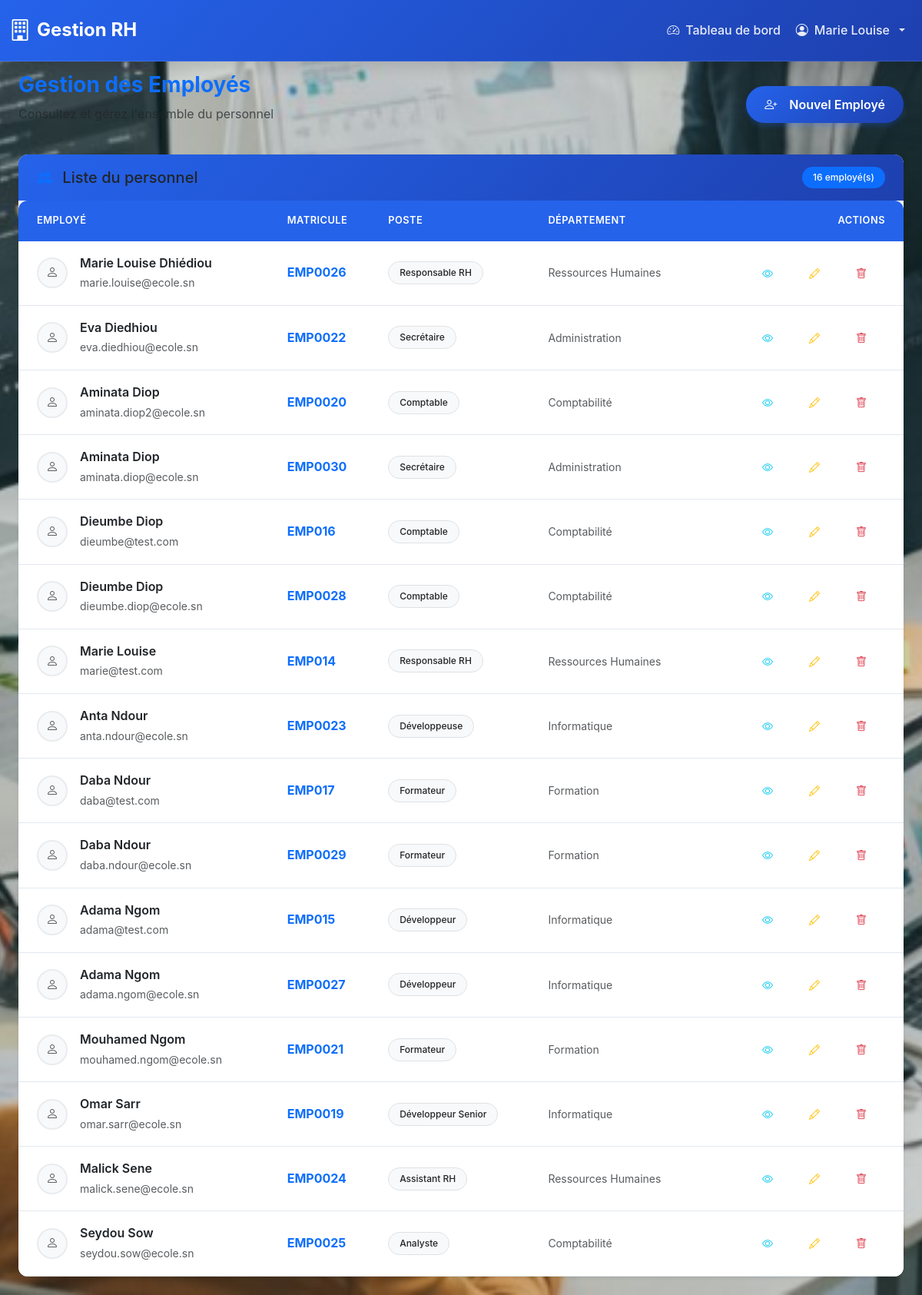
The app's page /employes/ (signed in) with its own data.
### rh_app/models.py (models this page shows, shortened)
class Employe(models.Model):
    ROLE_CHOICES = [
        ('RH', 'Responsable RH'),
        ('EMPLOYE', 'Employé'),
    ]
    STATUT_CHOICES = [
        ('ACTIF', 'Actif'),
        ('INACTIF', 'Inactif'),
        ('CONGE', 'En congé'),
    ]
    user = models.OneToOneField(User, on_delete=models.CASCADE, related_name='employe')
    matricule = models.CharField(max_length=20, unique=True, verbose_name='Matricule')
    role = models.CharField(max_length=10, choices=ROLE_CHOICES, default='EMPLOYE', verbose_name='Rôle')
    nom = models.CharField(max_length=100, verbose_name='Nom')
    prenom = models.CharField(max_length=100, verbose_name='Prénom')
    email = models.EmailField(unique=True, verbose_name='Email')
    telephone = models.CharField(max_length=20, verbose_name='Téléphone')
    adresse = models.TextField(verbose_name='Adresse')
    date_naissance = models.DateField(verbose_name='Date de naissance')
    date_embauche = models.DateField(verbose_name="Date d'embauche")
    poste = models.CharField(max_length=100, verbose_name='Poste')
    departement = models.ForeignKey(Departement, on_delete=models.SET_NULL, null=True, blank=True,
                                   related_name='employes', verbose_name='Département')
    statut = models.CharField(max_length=10, choices=STATUT_CHOICES, default='ACTIF', verbose_name='Statut')
    photo = models.ImageField(upload_to='employes/', blank=True, null=True, verbose_name='Photo')
    class Meta:
        verbose_name = 'Employé'
        verbose_name_plural = 'Employés'
        ordering = ['nom', 'prenom']
    def get_full_name(self):
        return f"{self.prenom} {self.nom}"

class Departement(models.Model):
    nom = models.CharField(max_length=100, unique=True, verbose_name='Nom du département')
    description = models.TextField(blank=True, verbose_name='Description')
    responsable = models.ForeignKey('Employe', on_delete=models.SET_NULL, null=True, blank=True,
                                   related_name='departements_diriges', verbose_name='Responsable')
    budget_annuel = models.DecimalField(max_digits=12, decimal_places=2, null=True, blank=True,
                                       verbose_name='Budget annuel')
    date_creation = models.DateTimeField(auto_now_add=True, verbose_name='Date de création')
    actif = models.BooleanField(default=True, verbose_name='Actif')
    class Meta:
        verbose_name = 'Département'
        verbose_name_plural = 'Départements'
        ordering = ['nom']
        constraints = [
            models.UniqueConstraint(Lower('nom'), name='unique_departement_nom_ci')
        ]
    def __str__(self):
        return self.nom

### rh_app/views.py (the view)
# urls.py: path('employes/', views.liste_employes, name='liste_employes'),
@login_required
def liste_employes(request):
    employe = request.user.employe
    if employe.role != 'RH':
        messages.error(request, 'Accès non autorisé.')
        return redirect('dashboard')
    employes = Employe.objects.all().order_by('nom', 'prenom')
    context = {'employes': employes}
    return render(request, 'rh_app/employes/liste.html', context)

### rh_app/templates/rh_app/employes/liste.html (shortened to what this page needs)
{% extends 'base.html' %}
{% load static %}
{% block content %}
<div class="container-fluid py-4">
    <div class="d-flex justify-content-between align-items-center mb-4">
        <div>
            <h1 class="h3 fw-bold text-primary">Gestion des Employés</h1>
            <p class="text-muted">Consultez et gérez l'ensemble du personnel</p>
        </div>
        <a href="{% url 'ajouter_employe' %}" class="btn btn-primary rounded-pill px-4">
            <i class="bi bi-person-plus me-2"></i>Nouvel Employé
        </a>
    </div>
    <div class="card shadow-sm border-0">
        <div class="card-header bg-white py-3 border-0">
            <div class="row align-items-center">
                <div class="col">
                    <h5 class="card-title mb-0 text-dark">
                        <i class="bi bi-people-fill text-primary me-2"></i>
                        Liste du personnel
                    </h5>
                </div>
                <div class="col-auto">
                    <span class="badge bg-primary rounded-pill">{{ employes|length }} employé(s)</span>
                </div>
            </div>
        </div>
        <div class="card-body p-0">
            {% if employes %}
            <div class="table-responsive">
                <table class="table table-hover align-middle mb-0">
                    <thead class="table-light">
                        <tr>
                            <th class="ps-4">Employé</th>
                            <th>Matricule</th>
                            <th>Poste</th>
                            <th>Département</th>
                            <th class="text-end pe-4">Actions</th>
                        </tr>
                    </thead>
                    <tbody>
                    {% for emp in employes %}
                    <tr class="hover-shadow">
                        <td class="ps-4">
                            <div class="d-flex align-items-center">
                                <div class="avatar-container me-3">
                                    {% if emp.photo %}
                                    <img src="{{ emp.photo.url }}" alt="{{ emp.get_full_name }}"
                                         class="avatar-img rounded-circle" width="40" height="40">
                                    {% else %}
                                    <div class="avatar-placeholder bg-light rounded-circle d-flex align-items-center justify-content-center"
                                         style="width: 40px; height: 40px;">
                                        <i class="bi bi-person text-muted"></i>
                                    </div>
                                    {% endif %}
                                </div>
                                <div>
                                    <div class="fw-semibold text-dark">{{ emp.get_full_name }}</div>
                                    {% if emp.email %}
                                    <small class="text-muted">{{ emp.email }}</small>
                                    {% endif %}
                                </div>
                            </div>
                        </td>
                        <td>
                            <span class="fw-bold text-primary">{{ emp.matricule }}</span>
                        </td>
                        <td>
                            <span class="badge bg-light text-dark border">{{ emp.poste }}</span>
                        </td>
                        <td>
                            {% if emp.departement %}
                            <span class="text-muted small">{{ emp.departement }}</span>
                            {% else %}
                            <span class="text-muted small">-</span>
                            {% endif %}
                        </td>
                        <td class="text-end pe-4">
                            <div class="btn-group" role="group">
                                <a href="{% url 'detail_employe' emp.pk %}" class="btn btn-sm btn-outline-info rounded-start-pill"
                                   data-bs-toggle="tooltip" title="Voir détails">
                                    <i class="bi bi-eye"></i>
                                </a>
                                <a href="{% url 'modifier_employe' emp.pk %}" class="btn btn-sm btn-outline-warning rounded-0"
                                   data-bs-toggle="tooltip" title="Modifier">
                                    <i class="bi bi-pencil"></i>
                                </a>
                                <a href="{% url 'supprimer_employe' emp.pk %}" class="btn btn-sm btn-outline-danger rounded-end-pill"
                                   data-bs-toggle="tooltip" title="Supprimer"
                                   onclick="return confirm('Êtes-vous sûr de vouloir supprimer {{ emp.get_full_name }} ?')">
                                    <i class="bi bi-trash"></i>
                                </a>
                            </div>
                        </td>
                    </tr>
                    {% endfor %}
                    </tbody>
                </table>
            </div>
            {% endif %}
        </div>
    </div>
</div>
{% endblock %}

### rh_app/templates/base.html (shortened to what this page needs)
<!DOCTYPE html>
{% load static %}
<html lang="fr">
<head>
    <link href="https://cdn.jsdelivr.net/npm/bootstrap@5.3.0/dist/css/bootstrap.min.css" rel="stylesheet">
    <link rel="stylesheet" href="https://cdn.jsdelivr.net/npm/bootstrap-icons@1.10.0/font/bootstrap-icons.css">
</head>
<body>
    {% if user.is_authenticated %}
    <nav class="navbar navbar-expand-lg navbar-dark navbar-custom">
        <div class="container-fluid">
            <a class="navbar-brand" href="{% url 'accueil' %}">
                <i class="bi bi-building"></i> Gestion RH
            </a>
            <div class="collapse navbar-collapse" id="navbarNav">
                <ul class="navbar-nav ms-auto">
                    <li class="nav-item">
                        <a class="nav-link" href="{% url 'dashboard' %}">
                            <i class="bi bi-speedometer2"></i> Tableau de bord
                        </a>
                    </li>
                    <li class="nav-item dropdown">
                        <a class="nav-link dropdown-toggle" href="#" role="button" data-bs-toggle="dropdown">
                            <i class="bi bi-person-circle"></i> {{ user.employe.get_full_name }}
                        </a>
                    </li>
                </ul>
            </div>
        </div>
    </nav>
    {% endif %}
    <div class="container-fluid fade-in">
        {% block content %}{% endblock %}
    </div>
</body>
</html>

### rh_app/templates/rh_app/employes/liste.html (style rules this page uses)
.avatar-placeholder { border: 2px solid #e9ecef; font-size: 16px; }
.table th { border-top: none; font-weight: 600; text-transform: uppercase; font-size: 0.8rem; letter-spacing: 0.5px; }
.badge { font-weight: 500; }

### records on screen
Employe: get_full_name "Marie Louise Dhiédiou", email "marie.louise@ecole.sn", matricule "EMP0026", poste "Responsable RH", departement "Ressources Humaines"
Employe: get_full_name "Eva Diedhiou", email "eva.diedhiou@ecole.sn", matricule "EMP0022", poste "Secrétaire", departement "Administration"
Employe: get_full_name "Aminata Diop", email "aminata.diop2@ecole.sn", matricule "EMP0020", poste "Comptable", departement "Comptabilité"
Employe: get_full_name "Aminata Diop", email "aminata.diop@ecole.sn", matricule "EMP0030", poste "Secrétaire", departement "Administration"
Employe: get_full_name "Dieumbe Diop", email "dieumbe@test.com", matricule "EMP016", poste "Comptable", departement "Comptabilité"
Employe: get_full_name "Dieumbe Diop", email "dieumbe.diop@ecole.sn", matricule "EMP0028", poste "Comptable", departement "Comptabilité"
Employe: get_full_name "Marie Louise", email "marie@test.com", matricule "EMP014", poste "Responsable RH", departement "Ressources Humaines"
Employe: get_full_name "Anta Ndour", email "anta.ndour@ecole.sn", matricule "EMP0023", poste "Développeuse", departement "Informatique"
Employe: get_full_name "Daba Ndour", email "daba@test.com", matricule "EMP017", poste "Formateur", departement "Formation"
Employe: get_full_name "Daba Ndour", email "daba.ndour@ecole.sn", matricule "EMP0029", poste "Formateur", departement "Formation"
Employe: get_full_name "Adama Ngom", email "adama@test.com", matricule "EMP015", poste "Développeur", departement "Informatique"
Employe: get_full_name "Adama Ngom", email "adama.ngom@ecole.sn", matricule "EMP0027", poste "Développeur", departement "Informatique"
Employe: get_full_name "Mouhamed Ngom", email "mouhamed.ngom@ecole.sn", matricule "EMP0021", poste "Formateur", departement "Formation"
Employe: get_full_name "Omar Sarr", email "omar.sarr@ecole.sn", matricule "EMP0019", poste "Développeur Senior", departement "Informatique"
Employe: get_full_name "Malick Sene", email "malick.sene@ecole.sn", matricule "EMP0024", poste "Assistant RH", departement "Ressources Humaines"
Employe: get_full_name "Seydou Sow", email "seydou.sow@ecole.sn", matricule "EMP0025", poste "Analyste", departement "Comptabilité"

### other values on screen
{{ user.employe.get_full_name }} "Marie Louise"
{{ employes|length }} "16"
